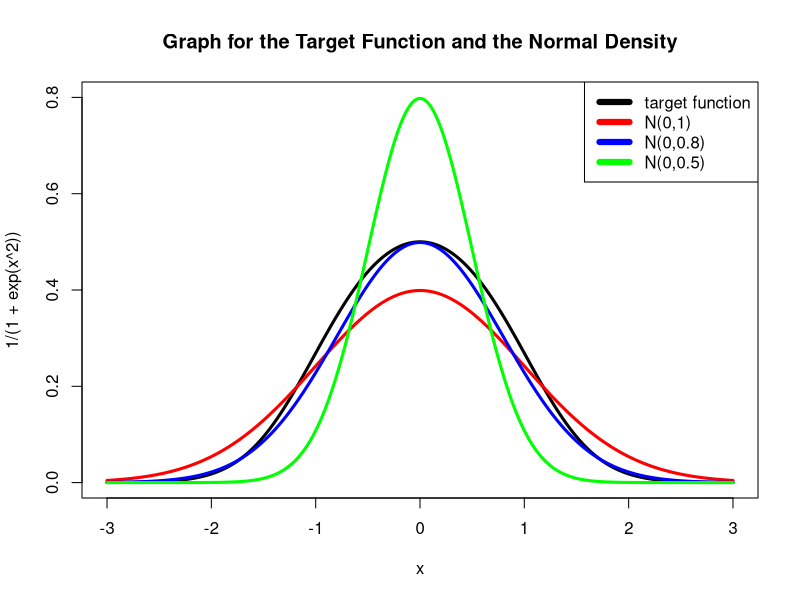

Here is the R script that generated this plot:
## ---- chunk 1
x <- c(0.10, 0.33, 0.67, 1.00, 1.40, 1.70, 1.97, 2.2, 2.5)
0.5*(pnorm(x,0,1)-pnorm(-x,0,1))

z <- abs(rnorm(1000,0,1))
cdf <- ecdf(z)
0.5*(cdf(x)-cdf(-x))

## ---- chunk 2
result <- rep(NA,9)
for(i in 1:9) {
  xi <- x[i]
  J=function(t) {
    return(1/sqrt(2*pi)*xi*exp(-(xi*t)^2/2))
  }
  t <- runif(1000,0,1)
  eva_uni <- J(t)
  result[i] <- mean(eva_uni)
}
result

## ---- chunk 3
f_x = function(x){
  return(1/(x^10+3*x+abs(cos(x))))
}
integrate(f_x, 0, Inf)

n = 10000
expRate = 0.5
expSample = rexp(n, rate=expRate)
(mcarloInt = mean(f_x(expSample)/dexp(expSample, rate=expRate)))
(mcarloError = sd(f_x(expSample)/dexp(expSample, rate=expRate))/sqrt(n))
(c(mcarloInt - 1.96*mcarloError, mcarloInt + 1.96*mcarloError))

## ---- chunk 4
N = 1000
f_x = function(x){
  return(1/(1+exp(x^2)))
}
x_norm_1 = rnorm(N,0,1)
eva_norm_1 = f_x(x_norm_1)/dnorm(x_norm_1,0,1)
mean(eva_norm_1)
sd(eva_norm_1)/sqrt(N)
## ---- chunk 5

f_x_2 = function(x){
  return(1/(1+exp(x^2)))
}
x_norm_2 = rnorm(N,0,0.8)
eva_norm_2 = f_x_2(x_norm_2)/dnorm(x_norm_2,0,0.8)
mean(eva_norm_2)
sd(eva_norm_2)/sqrt(N)


f_x_3 = function(x){
  return(1/(1+exp(x^2)))
}
x_norm_3 = rnorm(N,0,0.5)
eva_norm_3 = f_x_3(x_norm_3)/dnorm(x_norm_3,0,0.5)
mean(eva_norm_3)
sd(eva_norm_3)/sqrt(N)


x=seq(-3,3,0.01)
plot(x,y=1/(1+exp(x^2)),xlim=c(-3,3), ylim=c(0, 0.8),type="l",lwd=3,main="Graph for the Target Function and the Normal Density")
lines(x=seq(-3,3,0.01),dnorm(x,mean=0,sd=1),type="l",col="red",lwd=3)
lines(x=seq(-3,3,0.01),dnorm(x,mean=0,sd=0.8),type="l",col="blue",lwd=3)
lines(x=seq(-3,3,0.01),dnorm(x,mean=0,sd=0.5),type="l",col="green",lwd=3)
legend("topright",c("target function","N(0,1)","N(0,0.8)","N(0,0.5)"),col=c("black","red","blue","green"),lwd=6)
